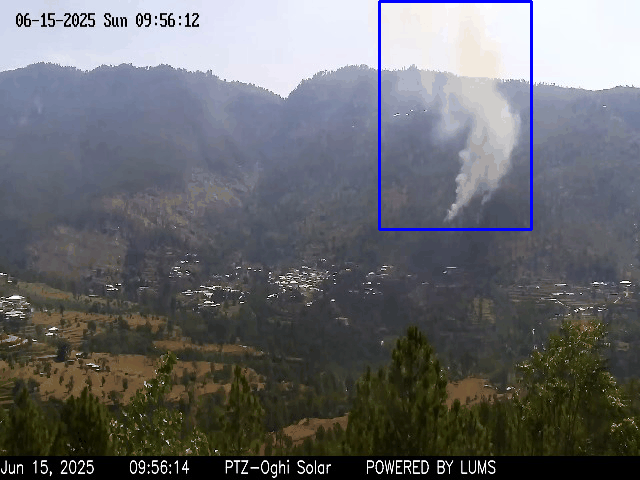
#> input picture frames/frame4_frame_0009.png, 640 x 480 px
$ python annotate_fire.py --frames frames/frame4_frame_0009.png frames/frame4_frame_0011.png --out fire_pixels.csv
#> lines starting #> are read from the running program, lines starting #| are printed output that depends on the picture; after the words box and inside, x2 and y2 are one past the last pixel; in counts of white or black regions, pixels touching at a corner belong together
"""
annotate_fire.py

Simple click tool for marking the fire / smoke origin pixel in a frame.

Click the BASE of the smoke plume — the lowest visible point where smoke
meets the ground. This is the only manual step in the new pipeline.

Controls
--------
  Left-click   : place / move the fire marker
  S            : save and move to next frame (or exit if last)
  D            : skip this frame without saving
  Q            : quit immediately

Usage:
    python annotate_fire.py --frames frames/frame4_frame_0009.png frames/frame4_frame_0011.png --out fire_pixels.csv

    # Append more frames to an existing file:
    python annotate_fire.py --frames frames/frame4_frame_0013.png --out fire_pixels.csv --append

Output:
    fire_pixels.csv  —  columns: frame, x, y
"""

import argparse
import csv
from pathlib import Path

import cv2
import numpy as np


WINDOW = "Annotate fire origin  |  Click base of smoke  |  S=save  D=skip  Q=quit"


def annotate_frame(image: np.ndarray, frame_name: str) -> tuple[float, float] | None:
    """
    Show the image and let the user click the fire origin pixel.
    Returns (x, y) or None if skipped / quit.
    """
    click_state = {"pt": None, "quit": False, "skip": False}
    vis = image.copy()

    def mouse_cb(event, x, y, flags, param):
        if event == cv2.EVENT_LBUTTONDOWN:
            click_state["pt"] = (x, y)

    cv2.namedWindow(WINDOW, cv2.WINDOW_NORMAL)
    cv2.setMouseCallback(WINDOW, mouse_cb)

    instructions = [
        "Click the BASE of the smoke plume.",
        "S = save and continue",
        "D = skip this frame",
        "Q = quit",
        f"Frame: {frame_name}",
    ]

    while True:
        display = vis.copy()

        # Draw existing click
        if click_state["pt"] is not None:
            x, y = click_state["pt"]
            cv2.drawMarker(display, (x, y), (0, 0, 255),
                           cv2.MARKER_CROSS, 20, 2)
            cv2.circle(display, (x, y), 8, (0, 0, 255), 2)
            cv2.putText(display, f"({x}, {y})", (x + 12, y - 8),
                        cv2.FONT_HERSHEY_SIMPLEX, 0.5, (0, 0, 255), 1)

        # Draw instructions
        for i, txt in enumerate(instructions):
            cv2.putText(display, txt, (10, 20 + i * 22),
                        cv2.FONT_HERSHEY_SIMPLEX, 0.55, (255, 255, 0), 1,
                        cv2.LINE_AA)

        cv2.imshow(WINDOW, display)
        key = cv2.waitKey(30) & 0xFF

        if key == ord("s") or key == ord("S"):
            if click_state["pt"] is not None:
                cv2.destroyAllWindows()
                return click_state["pt"]
            else:
                # Remind user to click first
                cv2.putText(display, "Click a point first!", (10, 160),
                            cv2.FONT_HERSHEY_SIMPLEX, 0.7, (0, 0, 255), 2)
                cv2.imshow(WINDOW, display)

        elif key == ord("d") or key == ord("D"):
            cv2.destroyAllWindows()
            return None  # skip

        elif key == ord("q") or key == ord("Q"):
            click_state["quit"] = True
            cv2.destroyAllWindows()
            return None

    cv2.destroyAllWindows()
    return None


def load_existing_frames(csv_path: Path) -> set:
    """Return set of frame names already in the CSV."""
    if not csv_path.exists():
        return set()
    seen = set()
    with csv_path.open("r", encoding="utf-8") as f:
        r = csv.DictReader(f)
        for row in r:
            seen.add((row.get("frame") or "").strip())
    return seen


def main():
    ap = argparse.ArgumentParser(
        description="Click to annotate fire origin pixel(s) in frames."
    )
    ap.add_argument("--frames", nargs="+", required=True,
                    help="PNG frame(s) to annotate.")
    ap.add_argument("--out", default="fire_pixels.csv",
                    help="Output CSV (default: fire_pixels.csv).")
    ap.add_argument("--append", action="store_true",
                    help="Append to existing CSV instead of overwriting.")
    args = ap.parse_args()

    out_path = Path(args.out)
    already_done = load_existing_frames(out_path) if args.append else set()

    mode = "a" if (args.append and out_path.exists()) else "w"
    write_header = not (args.append and out_path.exists())

    saved = 0
    with out_path.open(mode, newline="", encoding="utf-8") as f:
        w = csv.writer(f)
        if write_header:
            w.writerow(["frame", "x", "y"])

        for frame_path_str in args.frames:
            frame_path = Path(frame_path_str)
            if not frame_path.exists():
                print(f"[WARN] File not found, skipping: {frame_path}")
                continue

            frame_name = frame_path.name
            if frame_name in already_done:
                print(f"[SKIP] Already annotated: {frame_name}")
                continue

            image = cv2.imread(str(frame_path))
#> image is the input picture: shape (480, 640, 3); mean B, G, R 108.6, 104.9, 103.8
            if image is None:
                print(f"[WARN] Cannot read image: {frame_path}")
                continue

            print(f"Annotating: {frame_name}")
            result = annotate_frame(image, frame_name)
#> after the loop in annotate_frame, `for i, txt in enumerate(instructions):`:
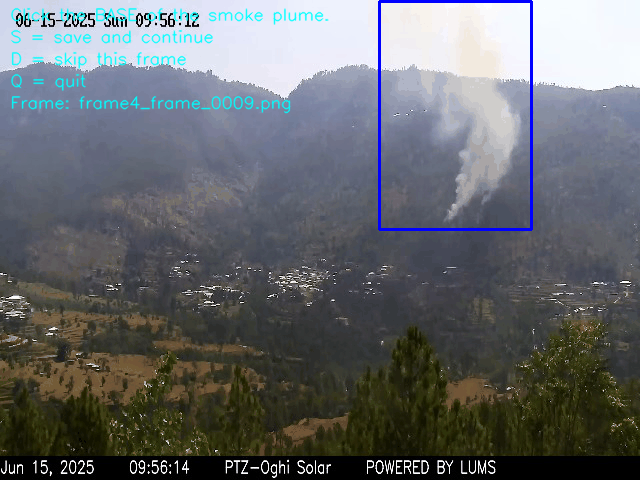
#> display: shape (480, 640, 3); 2.06% of pixels changed, all inside (x1, y1, x2, y2) = (10, 7, 329, 114)
#> (key q is pressed here)

            if result is None:
                print(f"  Skipped.")
                continue

            x, y = result
            w.writerow([frame_name, f"{x:.1f}", f"{y:.1f}"])
            f.flush()
            print(f"  Saved ({x:.1f}, {y:.1f})")
            saved += 1
#> pass 2 of the loop in main, `for frame_path_str in args.frames:`:
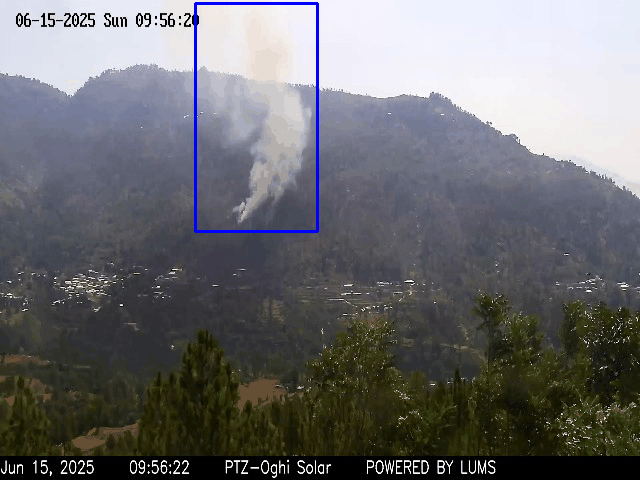
#> input picture frames/frame4_frame_0011.png, 640 x 480 px
#> in main, image is the input picture: shape (480, 640, 3); mean B, G, R 111.1, 108.5, 108.3
#> after the loop in annotate_frame (call 2), `for i, txt in enumerate(instructions):`:
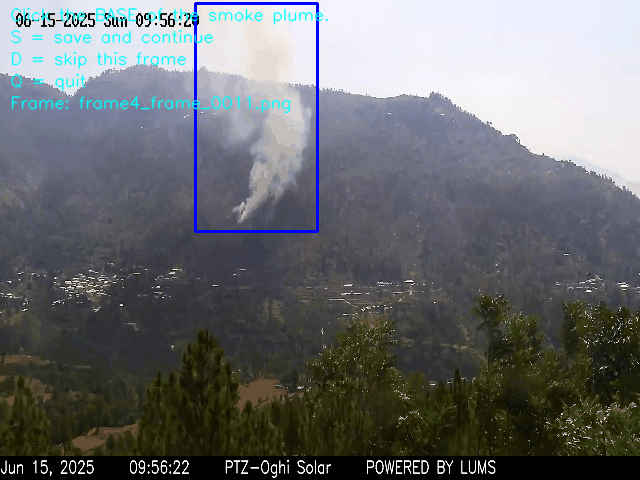
#> display: shape (480, 640, 3); 2.04% of pixels changed, all inside (x1, y1, x2, y2) = (10, 7, 329, 114)
#> (key Q is pressed here)

    print(f"\nDone. {saved} annotation(s) written to {out_path}")


if __name__ == "__main__":
    main()
